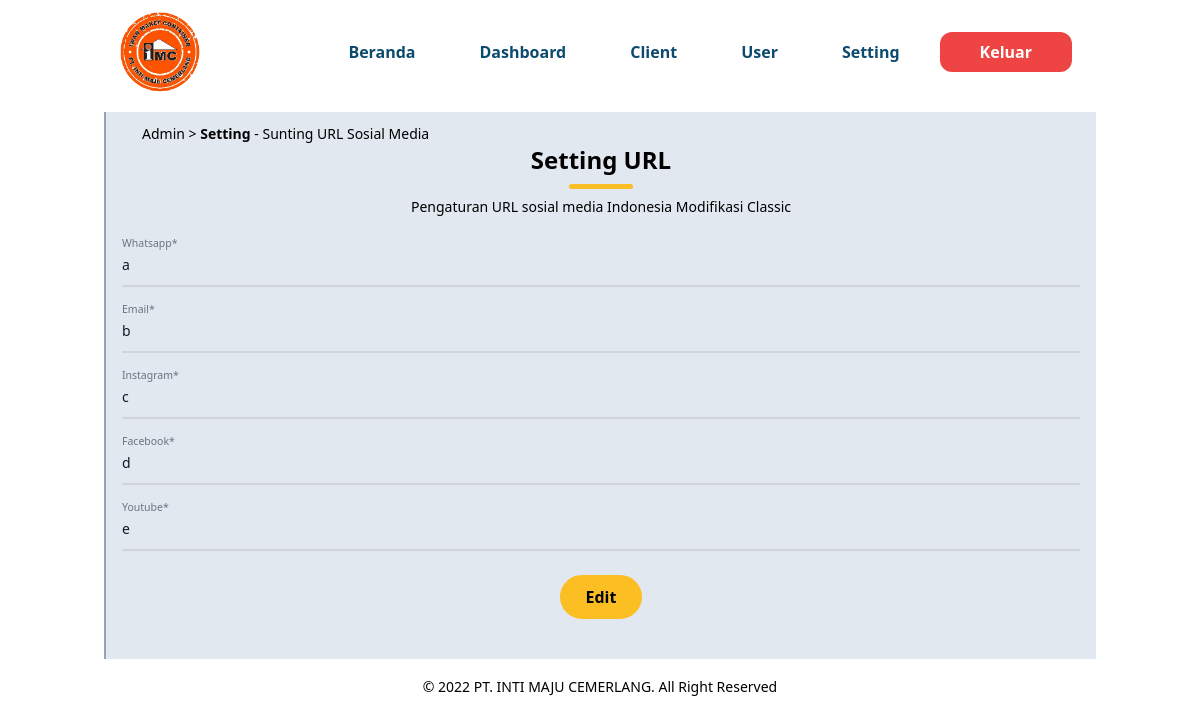
/admin/settinges.php (signed in), run on an earlier commit of the app's database.
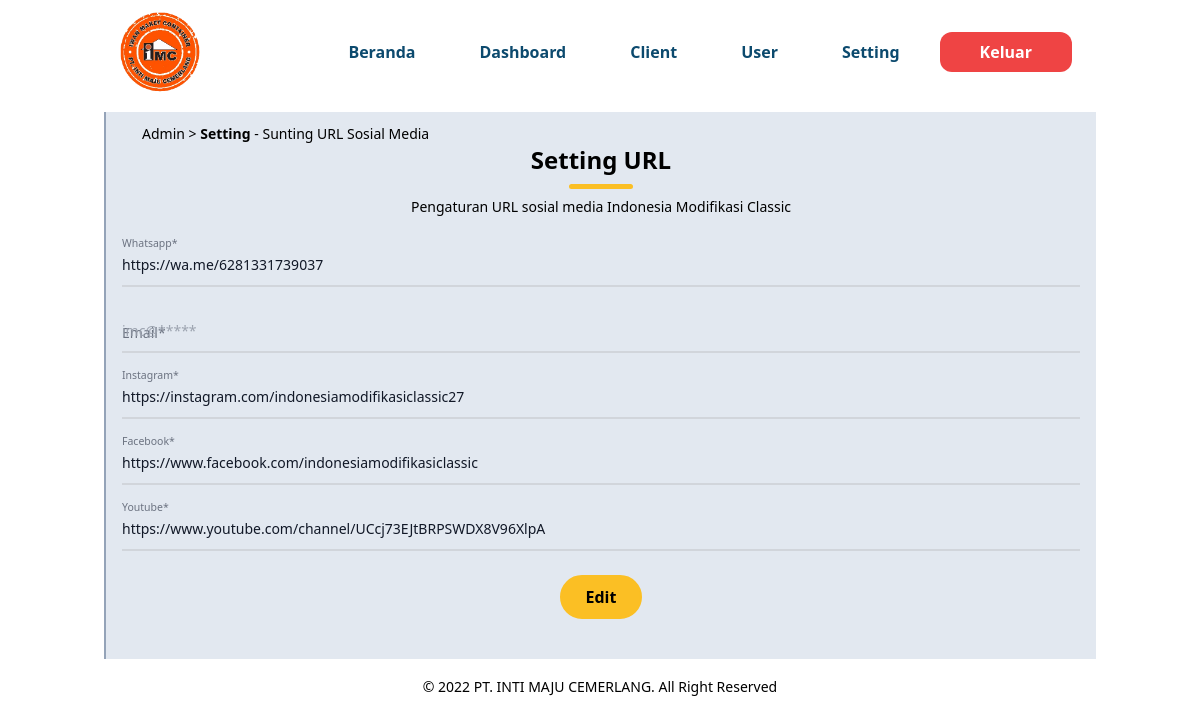
And on a later commit of the database.
### tables this page shows
CREATE TABLE `web_smedia` (
  `id_smedia` int(11) NOT NULL,
  `facebook` varchar(255) NOT NULL,
  `instagram` varchar(255) NOT NULL,
  `youtube` varchar(255) NOT NULL,
  `whatsapp` varchar(255) NOT NULL,
  `email` varchar(255) NOT NULL
);

### admin/database/important.php (called while the page is built, shortened)
<?php
    include 'connectiondb.php';
    $query_sm           = "SELECT * FROM web_smedia";
    $result_sm          = mysqli_query($koneksi, $query_sm);
    $smedia             = mysqli_fetch_assoc($result_sm);
    ?>

### admin/settinges.php (the view, shortened to what this page needs)
<?php
    include 'database/connectiondb.php'; include 'database/important.php';
?>
<!DOCTYPE html>
<html lang="en">
<head>
    <link rel="stylesheet" href="../dist/output.css">
</head>
<body>
    <header class="bg-transparent absolute top-0 left-0 w-full flex items-center z-10 py-3">
        <div class="container">
            <div class="flex items-center justify-between relative">
                <div class="px-4">
                    <a href="#"><img src="../dist/img/logo-pt.png" alt="Logo Kami" width="80" title="PT.Inti Maju Cemerlang"></a>
                </div>
                <div class="flex items-center px-4">
                <nav id="nav-menu" class="hidden absolute py-5 bg-white shadow-lg rounded-lg max-w-[250px] w-full right-4 top-full lg:block lg:static lg:bg-transparent lg:max-w-full lg:shadow-none lg:rounded-none">
                    <ul class="block lg:flex">
                        <li class="group"><a href="../index.php" class="text-base font-semibold text-dark py-2 mx-8 flex group-hover:text-primary transition duration-300 ease-in-out">Beranda</a></li>
                        <li class="group"><a href="dashboard.php" class="text-base font-semibold text-dark py-2 mx-8 flex group-hover:text-primary transition duration-300 ease-in-out">Dashboard</a></li>
                        <li class="group"><a href="clientdm.php" class="text-base font-semibold text-dark py-2 mx-8 flex group-hover:text-primary transition duration-300 ease-in-out">Client</a></li>
                        <li class="group"><a href="user.php" class="text-base font-semibold text-dark py-2 mx-8 flex group-hover:text-primary transition duration-300 ease-in-out">User</a></li>
                        <li class="group"><a href="setting.php" class="text-base font-semibold text-dark py-2 mx-8 flex group-hover:text-primary transition duration-300 ease-in-out">Setting</a></li>
                        <li class="group"><a href="database/logout.php" class="text-base font-semibold text-white rounded-xl py-2 px-10 mx-2 flex bg-red-500 hover:bg-red-700 group-hover:text-gray-200 transition duration-300 ease-in-out">Keluar</a></li>
                    </ul>
                </nav>
                </div>
            </div>
         </div>
    </header>
    <content class="pt-3.5">
        <section class="pt-28 pb-1">
            <div class="container">
                <div class="w-full px-4 pb-10 bg-slate-200 border-l-2 border-slate-400">
                    <div class="px-5 py-3 text-center">
                        <p class="text-sm text-left">Admin > <span class="font-bold">Setting</span> - Sunting URL Sosial Media</p>
                        <h4 class="text-2xl font-bold text-center">Setting URL</h4>
                        <hr class="w-16 mx-auto mt-2 mb-2 border-b-4 rounded-full border-primary">
                        <p class="text-sm mb-4 text-center">Pengaturan URL sosial media Indonesia Modifikasi Classic</p>
                    </div>
                    <form action="database/edit.php" method="post">
                        <div class="relative z-0 mb-6 w-full group">
                            <input type="text" name="sm_whatsapp" id="sm_whatsapp" value="<?php echo $smedia["whatsapp"]; ?>" class="block py-2.5 px-0 w-full text-sm text-gray-900 bg-transparent border-0 border-b-2 border-gray-300 appearance-none focus:outline-none focus:ring-0 focus:border-blue-600 peer" placeholder="https://wa.me/628******" required="">
                            <label for="sm_whatsapp" class="peer-focus:font-medium absolute text-sm text-gray-500  duration-300 transform -translate-y-6 scale-75 top-3 -z-10 origin-[0] peer-focus:left-0 peer-focus:text-blue-600 peer-focus:dark:text-blue-500 peer-placeholder-shown:scale-100 peer-placeholder-shown:translate-y-0 peer-focus:scale-75 peer-focus:-translate-y-6">Whatsapp*</label>
                        </div>
                        <div class="relative z-0 mb-6 w-full group">
                            <input type="text" name="sm_email" id="sm_email" value="<?php echo $smedia["email"]; ?>" class="block py-2.5 px-0 w-full text-sm text-gray-900 bg-transparent border-0 border-b-2 border-gray-300 appearance-none focus:outline-none focus:ring-0 focus:border-blue-600 peer" placeholder="imc@*****" required="">
                            <label for="sm_email" class="peer-focus:font-medium absolute text-sm text-gray-500  duration-300 transform -translate-y-6 scale-75 top-3 -z-10 origin-[0] peer-focus:left-0 peer-focus:text-blue-600 peer-focus:dark:text-blue-500 peer-placeholder-shown:scale-100 peer-placeholder-shown:translate-y-0 peer-focus:scale-75 peer-focus:-translate-y-6">Email*</label>
                        </div>
                        <div class="relative z-0 mb-6 w-full group">
                            <input type="text" name="sm_instagram" id="sm_instagram" value="<?php echo $smedia["instagram"]; ?>" class="block py-2.5 px-0 w-full text-sm text-gray-900 bg-transparent border-0 border-b-2 border-gray-300 appearance-none focus:outline-none focus:ring-0 focus:border-blue-600 peer" placeholder="https://instagram.com/***" required="">
                            <label for="sm_instagram" class="peer-focus:font-medium absolute text-sm text-gray-500  duration-300 transform -translate-y-6 scale-75 top-3 -z-10 origin-[0] peer-focus:left-0 peer-focus:text-blue-600 peer-focus:dark:text-blue-500 peer-placeholder-shown:scale-100 peer-placeholder-shown:translate-y-0 peer-focus:scale-75 peer-focus:-translate-y-6">Instagram*</label>
                        </div>
                        <div class="relative z-0 mb-6 w-full group">
                            <input type="text" name="sm_facebook" id="sm_facebook" value="<?php echo $smedia["facebook"]; ?>" class="block py-2.5 px-0 w-full text-sm text-gray-900 bg-transparent border-0 border-b-2 border-gray-300 appearance-none focus:outline-none focus:ring-0 focus:border-blue-600 peer" placeholder="https://facebook.com/***" required="">
                            <label for="sm_facebook" class="peer-focus:font-medium absolute text-sm text-gray-500  duration-300 transform -translate-y-6 scale-75 top-3 -z-10 origin-[0] peer-focus:left-0 peer-focus:text-blue-600 peer-focus:dark:text-blue-500 peer-placeholder-shown:scale-100 peer-placeholder-shown:translate-y-0 peer-focus:scale-75 peer-focus:-translate-y-6">Facebook*</label>
                        </div>
                        <div class="relative z-0 mb-6 w-full group">
                            <input type="text" name="sm_youtube" id="sm_youtube" value="<?php echo $smedia["youtube"]; ?>" class="block py-2.5 px-0 w-full text-sm text-gray-900 bg-transparent border-0 border-b-2 border-gray-300 appearance-none focus:outline-none focus:ring-0 focus:border-blue-600 peer" placeholder="https://youtu.be/***" required="">
                            <label for="sm_youtube" class="peer-focus:font-medium absolute text-sm text-gray-500  duration-300 transform -translate-y-6 scale-75 top-3 -z-10 origin-[0] peer-focus:left-0 peer-focus:text-blue-600 peer-focus:dark:text-blue-500 peer-placeholder-shown:scale-100 peer-placeholder-shown:translate-y-0 peer-focus:scale-75 peer-focus:-translate-y-6">Youtube*</label>
                        </div>
                        <div class="w-full text-center mx-auto">
                            <input value="Edit" name="edit_smedia" type="submit" class="py-2 px-6 font-semibold bg-primary border-2 border-primary transition duration-300 hover:shadow-lg hover:opacity-80 rounded-3xl ease-in-out">
                        </div>
                    </form>
                </div>
            </div>
        </section>
    </content>
    <footer class="pt-3.5">
        <div class="container">
            <div class="w-full px-4 text-center">
                <h5 class="text-sm">&copy <?php echo date('Y'); ?> PT. INTI MAJU CEMERLANG. All Right Reserved</h5>
            </div>
        </div>
    </footer>
</body>
</html>

What changed in the data, as far as the page shows it:
changed web_smedia: sm_whatsapp "a" → "https://wa.me/6281331739037"; sm_instagram "c" → "https://instagram.com/indonesiamodifikasiclassic27"; sm_facebook "d" → "https://www.facebook.com/indonesiamodifikasiclassic"; sm_youtube "e" → "https://www.youtube.com/channel/UCcj73EJtBRPSWDX8V96XlpA"; sm_email "b" → (not shown)
